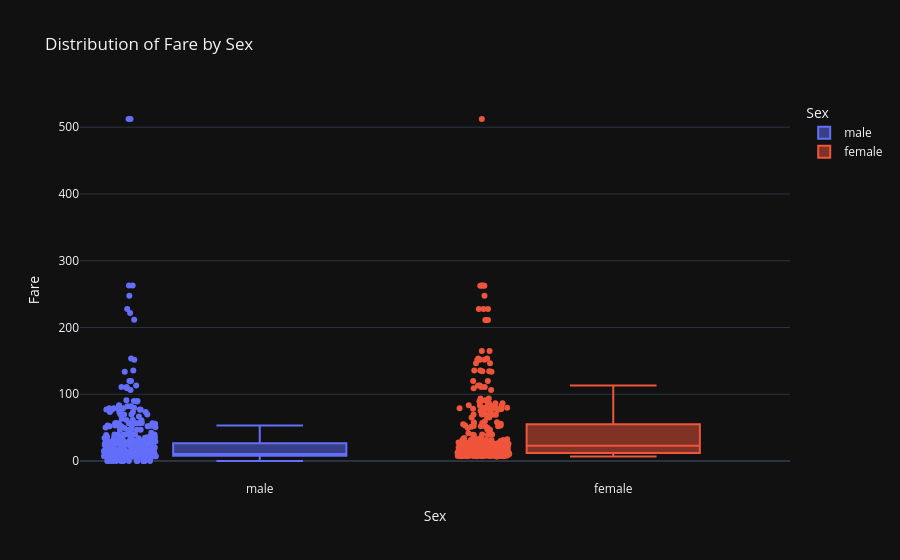

The notebook cell saved with this chart:
### Code cell
# Test plot_relationship (Cat vs Num)
inspector.plot_relationship('Sex', 'Fare')

### Figure 1 — Plotly figure (JSON) as saved in the notebook; plotly's stock layout.template omitted (floating-point values rounded to 4 significant figures; data arrays with more than 128 entries replaced by an {"elided": "..."} marker saying what was removed)
{"data": [{"alignmentgroup": "True", "boxpoints": "all", "hovertemplate": "Sex=%{x}<br>Fare=%{y}<extra></extra>", "legendgroup": "male", "marker": {"color": "#636efa"}, "name": "male", "notched": false, "offsetgroup": "male", "orientation": "v", "showlegend": true, "type": "box", "x": {"elided": "577 str values"}, "x0": " ", "xaxis": "x", "y": {"elided": "577 float values"}, "y0": " ", "yaxis": "y"}, {"alignmentgroup": "True", "boxpoints": "all", "hovertemplate": "Sex=%{x}<br>Fare=%{y}<extra></extra>", "legendgroup": "female", "marker": {"color": "#EF553B"}, "name": "female", "notched": false, "offsetgroup": "female", "orientation": "v", "showlegend": true, "type": "box", "x": {"elided": "314 str values"}, "x0": " ", "xaxis": "x", "y": {"elided": "314 float values"}, "y0": " ", "yaxis": "y"}], "layout": {"boxmode": "overlay", "legend": {"title": {"text": "Sex"}, "tracegroupgap": 0}, "title": {"text": "Distribution of Fare by Sex"}, "xaxis": {"anchor": "y", "categoryarray": ["male", "female"], "categoryorder": "array", "domain": [0, 1], "title": {"text": "Sex"}}, "yaxis": {"anchor": "x", "domain": [0, 1], "title": {"text": "Fare"}}}}
